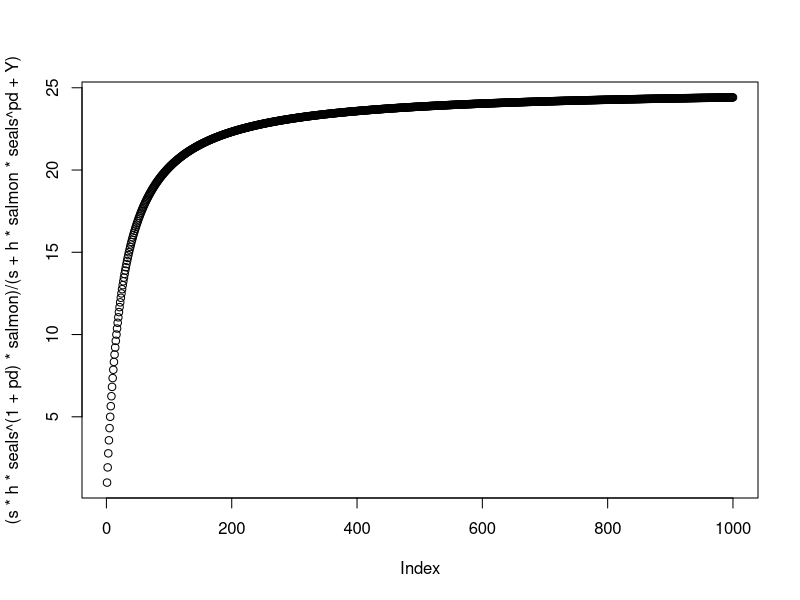

This figure's R source:
# messing with the satiation predation equation Tim sent

# terms
days <- 10
s <- 5
h <- 0.05
seals <- 5
pd <- 1
salmon <- 1:1000
Y <- 1


prey_consumed <- (s*h*seals^(1+pd)*salmon)/(s+h*salmon*seals^pd+Y)

plot((s*h*seals^(1+pd)*salmon)/(s+h*salmon*seals^pd+Y))
